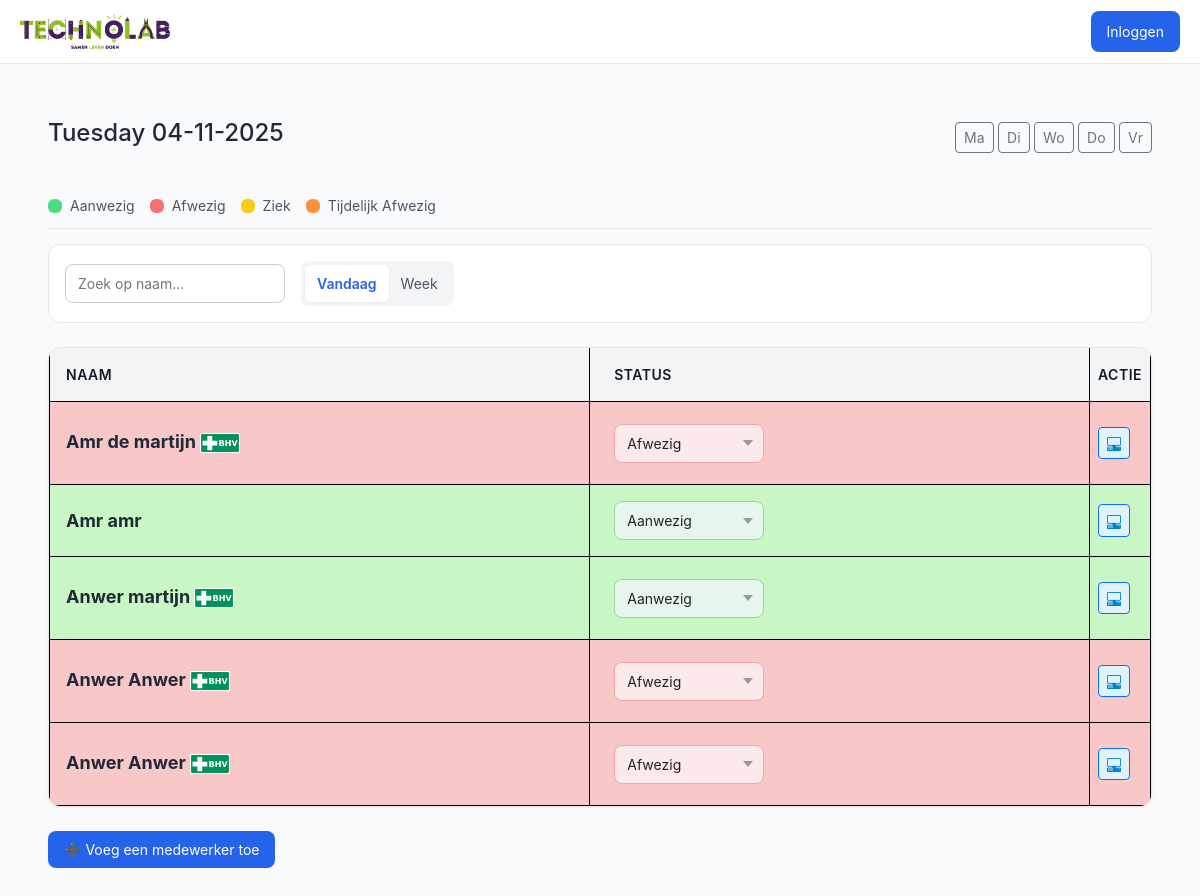
Screenshot of /dagplanning.php?dag=di with the database file from the repository.
### tables this page shows
CREATE TABLE `werknemers` (
  `id` int(11) NOT NULL,
  `voornaam` varchar(50) NOT NULL,
  `tussenvoegsel` varchar(20) DEFAULT NULL,
  `achternaam` varchar(50) NOT NULL,
  `email` varchar(100) NOT NULL,
  `werkdag_ma` tinyint(1) DEFAULT 0,
  `werkdag_di` tinyint(1) DEFAULT 0,
  `werkdag_wo` tinyint(1) DEFAULT 0,
  `werkdag_do` tinyint(1) DEFAULT 0,
  `werkdag_vr` tinyint(1) DEFAULT 0,
  `sector` varchar(50) DEFAULT NULL,
  `BHV` tinyint(1) DEFAULT 0,
  `status` enum('Ziek','Aanwezig','Op de school','Afwezig','Eefetjes Afwezig') DEFAULT 'Aanwezig',
  `status_ma` enum('Aanwezig','Afwezig','Ziek','Op de school','Eefetjes Afwezig') DEFAULT 'Afwezig',
  `status_di` enum('Aanwezig','Afwezig','Ziek','Op de school','Eefetjes Afwezig') DEFAULT 'Afwezig',
  `status_wo` enum('Aanwezig','Afwezig','Ziek','Op de school','Eefetjes Afwezig') DEFAULT 'Afwezig',
  `status_do` enum('Aanwezig','Afwezig','Ziek','Op de school','Eefetjes Afwezig') DEFAULT 'Afwezig',
  `status_vr` enum('Aanwezig','Afwezig','Ziek','Op de school','Eefetjes Afwezig') DEFAULT 'Afwezig',
  `tijdelijk_tot` datetime DEFAULT NULL
);

CREATE TABLE `week_planning` (
  `id` int(11) NOT NULL,
  `werknemer_id` int(11) NOT NULL,
  `weeknummer` int(11) NOT NULL,
  `jaar` int(11) NOT NULL,
  `dag` varchar(2) NOT NULL,
  `status` enum('Aanwezig','Afwezig','Ziek','Op de school','Eefetjes Afwezig') DEFAULT 'Afwezig',
  `tijdelijk_tot` datetime DEFAULT NULL
);

### dagplanning.php (the view, shortened to what this page needs)
<?php
try {
    $db = new PDO("mysql:host=localhost;dbname=technolab-dashboard", "root", "");
    $db->setAttribute(PDO::ATTR_ERRMODE, PDO::ERRMODE_EXCEPTION);
} catch (PDOException $e) {
    die("Fout!: " . $e->getMessage());
}
$daysMap = [1=>'ma', 2=>'di', 3=>'wo', 4=>'do', 5=>'vr'];
$todayNum = (int)date('N');
$todayCol = $daysMap[$todayNum];
$dag = isset($_GET['dag']) && in_array($_GET['dag'], $daysMap) ? $_GET['dag'] : $todayCol;
$dagDatum = new DateTime();
$dagOffset = array_search($dag, $daysMap) - $todayNum;
$dagDatum->modify($dagOffset.' days');
$week = $dagDatum->format('W');
$jaar = $dagDatum->format('o');
$stmt = $db->prepare("
    SELECT w.id, w.voornaam, w.tussenvoegsel, w.achternaam, w.BHV, wp.status, wp.tijdelijk_tot
    FROM werknemers w
    LEFT JOIN week_planning wp
        ON w.id = wp.werknemer_id
        AND wp.weeknummer = :week
        AND wp.jaar = :jaar
        AND wp.dag = :dag
    ORDER BY FIELD(wp.status,'Aanwezig','Eefetjes Afwezig','Ziek','Afwezig'),
             w.achternaam, w.voornaam
");
$stmt->execute([':week'=>$week, ':jaar'=>$jaar, ':dag'=>$dag]);
$werknemersStatus = $stmt->fetchAll(PDO::FETCH_ASSOC);
?>
<!DOCTYPE html>
<html lang="nl">
<head>
    <link href="https://cdn.jsdelivr.net/npm/bootstrap@5.3.8/dist/css/bootstrap.min.css" rel="stylesheet">
    <link rel="stylesheet" href="https://cdn.jsdelivr.net/npm/bootstrap-icons@1.13.1/font/bootstrap-icons.min.css">
    <link href="css/dagplanning.css" rel="stylesheet"/>
    <link href="css/nav.css" rel="stylesheet"/>
</head>
<body>
<header class="header" style="display:flex;justify-content:space-between;align-items:center;padding:10px 20px;">
    <section class="logo-container">
        <a href="#" class="logo-link">
            <img src="image/technolab.png" alt="Technolab Logo" class="logo-icone">
        </a>
    </section>
    <div class="login-btn-container">
        <?php if(isset($_SESSION['admin_logged_in']) && $_SESSION['admin_logged_in'] === true): ?>
            <a href="?logout=1" class="btn btn-outline-danger btn-sm">Uitloggen</a>
        <?php else: ?>
            <a href="login.php" class="btn btn-primary btn-sm">Inloggen</a>
        <?php endif; ?>
    </div>
</header>
<main class="main">
    <div class="page-header">
        <h4><?= $dagDatum->format('l d-m-Y') ?> </h4>
        <div class="day-nav" style="margin:10px 0;">
            <a href="?dag=ma" class="btn btn-outline-secondary btn-sm">Ma</a>
            <a href="?dag=di" class="btn btn-outline-secondary btn-sm">Di</a>
            <a href="?dag=wo" class="btn btn-outline-secondary btn-sm">Wo</a>
            <a href="?dag=do" class="btn btn-outline-secondary btn-sm">Do</a>
            <a href="?dag=vr" class="btn btn-outline-secondary btn-sm">Vr</a>
        </div>
    </div>
    <div class="legend" style="display:flex;gap:15px;margin:15px 0;">
        <div><span class="dot status-aanwezig"></span> Aanwezig</div>
        <div><span class="dot status-afwezig"></span> Afwezig</div>
        <div><span class="dot status-ziek"></span> Ziek</div>
        <div><span class="dot status-eefetjes"></span> Tijdelijk Afwezig</div>
    </div>
    <div class="toolbar">
        <div class="toolbar-left">
            <input type="text" id="search" placeholder="Zoek op naam...">
            <div class="toggle-group">
                <button class="toggle active">Vandaag</button>
                <a href="week.php"><button class="toggle">Week</button></a>
            </div>
        </div>
    </div>
<div class="table-container">
  <table>
    <thead>
      <tr>
        <th>Naam</th>
        <th>Status</th>
        <th>Actie</th>
      </tr>
    </thead>
    <tbody>
        <?php foreach ($werknemersStatus as $w): ?>
            <?php
            $status = $w['status'] ?? 'Afwezig';
            $statusClass = match($status) {
                'Aanwezig' => 'status-aanwezig',
                'Afwezig' => 'status-afwezig',
                'Ziek' => 'status-ziek',
                'Eefetjes Afwezig' => 'status-eefetjes',
                default => ''
            };
            ?>
            <tr class="<?= $statusClass ?>">
                <td><?= ($w['voornaam'].' '.($w['tussenvoegsel']?$w['tussenvoegsel'].' ':'').$w['achternaam']) ?>
                    <?= $w['BHV'] ? '<img src="image/BHV.png" alt="BHV" class="logo-icon">' : '' ?>
                </td>
                <td>
                    <form method="post">
                        <select name="status"
                                style="width:150px;"
                                onchange="toggleTime(this, <?= $w['id'] ?>); this.form.submit();">
                            <option value="Aanwezig" <?= $status=='Aanwezig'?'selected':'' ?>>Aanwezig</option>
                            <option value="Afwezig" <?= $status=='Afwezig'?'selected':'' ?>>Afwezig</option>
                        </select>
                    </form>
                </td>
                <td><a href="#" class="btn btn-sm btn-outline-primary btn-details" data-id="<?= $w['id'] ?>"><i class="bi bi-pc-display-horizontal"></i></a></td>
            </tr>
        <?php endforeach; ?>
    </tbody>
  </table>
</div>
<br>
<a href="add.php"><button>➕ Voeg een medewerker toe</button></a>
</main>
</body>
</html>

### css/nav.css (style rules this page uses)
body { font-family: "Inter", sans-serif; background: #f9fafb; color: #1f2937; margin: 0; }
.header { position: sticky; top: 0; width: 100%; z-index: 10; display: flex; align-items: center; justify-content: space-between; height: 4rem; background: #fff; border-bottom: 1px solid #e5e7eb; padding: 0 1rem; }
.logo-container { display: flex; align-items: center; gap: 1rem; }
.logo-icon { width: 40px; height: 50px; object-fit: contain; }
.logo-icone { width: 150px; height: 50px; object-fit: contain; }

### rows the page displays
werknemers: voornaam "Amr", tussenvoegsel "de", achternaam "martijn", BHV 1 (drawn), status "Afwezig"
week_planning: werknemer.voornaam "Amr", werknemer.achternaam "amr", status "Aanwezig"
week_planning: werknemer.voornaam "Anwer", werknemer.achternaam "martijn", status "Aanwezig"
week_planning: werknemer.voornaam "Anwer", werknemer.achternaam "Anwer", status "Afwezig"
week_planning: werknemer.voornaam "Anwer", werknemer.achternaam "Anwer", status "Afwezig"
